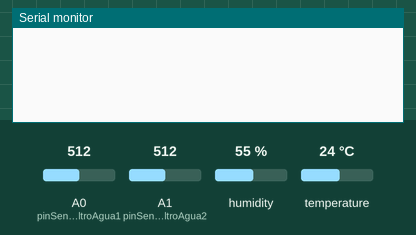
This sketch was run on a simulated Arduino Uno, built with avr-gcc and run on an emulated ATmega328P. Shown: the last lines printed to the serial monitor. The inputs (shaded band) are chosen by the test bench; at power-on: humidity 55 %, A0 (pinSensorFiltroAgua1) = 512, A1 (pinSensorFiltroAgua2) = 512, temperature 24 °C.

Above: at 6.2 s.
6.3 s: humidity set to 22 %
At 7.9 s:
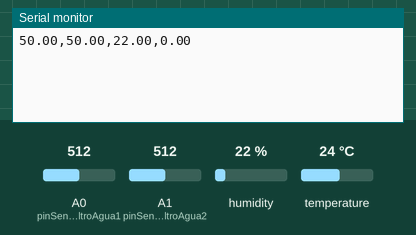
10.5 s: A0 (pinSensorFiltroAgua1) set to 716
At 11.6 s:
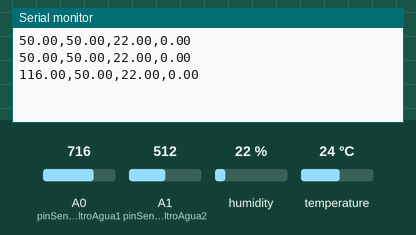
13.5 s: A1 (pinSensorFiltroAgua2) set to 716
At 16.2 s:
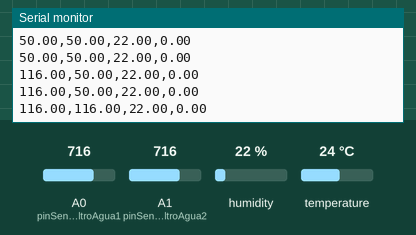
16.5 s: humidity set to 40 %
At 17.7 s:
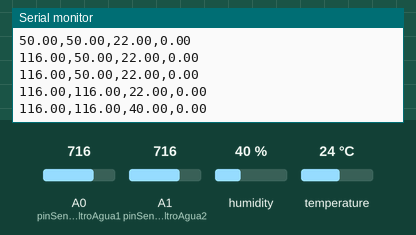
19.5 s: A0 (pinSensorFiltroAgua1) set to 992
At 22.2 s:
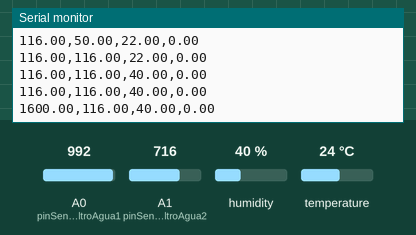
22.5 s: A1 (pinSensorFiltroAgua2) set to 992
At 23.8 s:
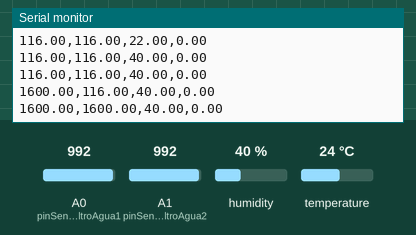
Timing chart, 0 to 25.5 s (numbered marks = the images above; inputs shaded):
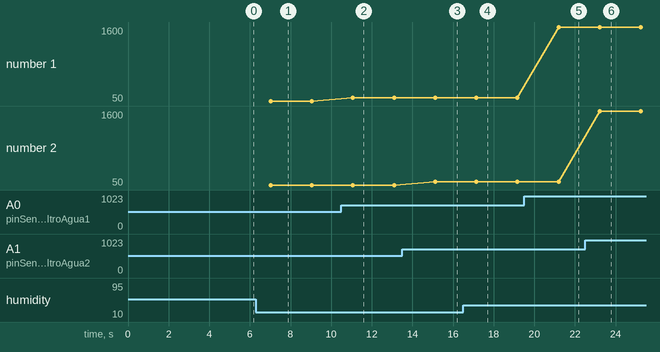

Measured:
- after the input at 6.3 s, the serial monitor: prints a new line after 0.72 s (image 1)
- after the input at 10.5 s, the serial monitor: prints a new line after 0.57 s (image 2)
- after the input at 13.5 s, the serial monitor: prints a new line after 1.6 s (image 3)
- after the input at 16.5 s, the serial monitor: prints a new line after 0.65 s (image 4)
- after the input at 19.5 s, the serial monitor: prints a new line after 1.7 s (image 5)
- after the input at 22.5 s, the serial monitor: prints a new line after 0.72 s (image 6)
- plotted number 1: 50 → 116 after the input at 10.5 s, 116 → 1600 after the input at 19.5 s

The sketch:

sensores.ino
```cpp
/* Photocell reading program */
#include "DHT.h"
#include "MQ135.h"
// Constants
#define DELAY 2000 // Delay between two measurements in ms
#define VIN 5 // V power voltage
#define R 10000 //ohm resistance value
  //co2
#define ANALOGPIN A2    // CO2
//#define RZERO 206.85
#define DHTTYPE DHT11


MQ135 gasSensor = MQ135(ANALOGPIN);

// PINES
const int pinSensorFiltroAgua1 = A0;//  SENSOR DE LUZ PASTILLAS
const int pinSensorFiltroAgua2 = A1;//  SENSOR DE LUZ PASTILLAS
const int pinSensorDHT = 5; //  CUADRITO CELESTE
const int pinSensorTemperaturaInterna = A1; //  TEMPERATURA CUADRITO NEGRO

//  VALORES DE SALIDA - SENSORES
float valorFinalFiltroAgua1;
float valorFinalFiltroAgua2;
float valorFinalHumedad;
float valorFinalCantidadAgua;


String buffer = "";
DHT dht(pinSensorDHT, DHTTYPE);


void setup(void) {
  Serial.begin(9600);
  dht.begin();


  float rzero = gasSensor.getRZero();
  delay(5000);
}


void loop(void) {
  delay(DELAY);
  buffer = "";

  valorFinalFiltroAgua1=sensorRawToPhys(analogRead(pinSensorFiltroAgua1));
  valorFinalFiltroAgua2=sensorRawToPhys(analogRead(pinSensorFiltroAgua2));
  valorFinalHumedad = dht.readHumidity();


    /*
     * filtro1 , filtro2 , humedad
    */
    buffer = String(valorFinalFiltroAgua1) + "," + String(valorFinalFiltroAgua2) +","+String(valorFinalHumedad, 2) + "," + String(valorFinalCantidadAgua,2);
    Serial.println(buffer);


}


int sensorRawToPhys(int raw){
  // Conversion rule
  float Vout = float(raw) * (VIN / float(1023));// Conversion analog to voltage
  float RLDR = (R * (VIN - Vout))/Vout; // Conversion voltage to resistance
  int phys=500/(RLDR/1000); // Conversion resitance to lumen
  return phys;
}
```
